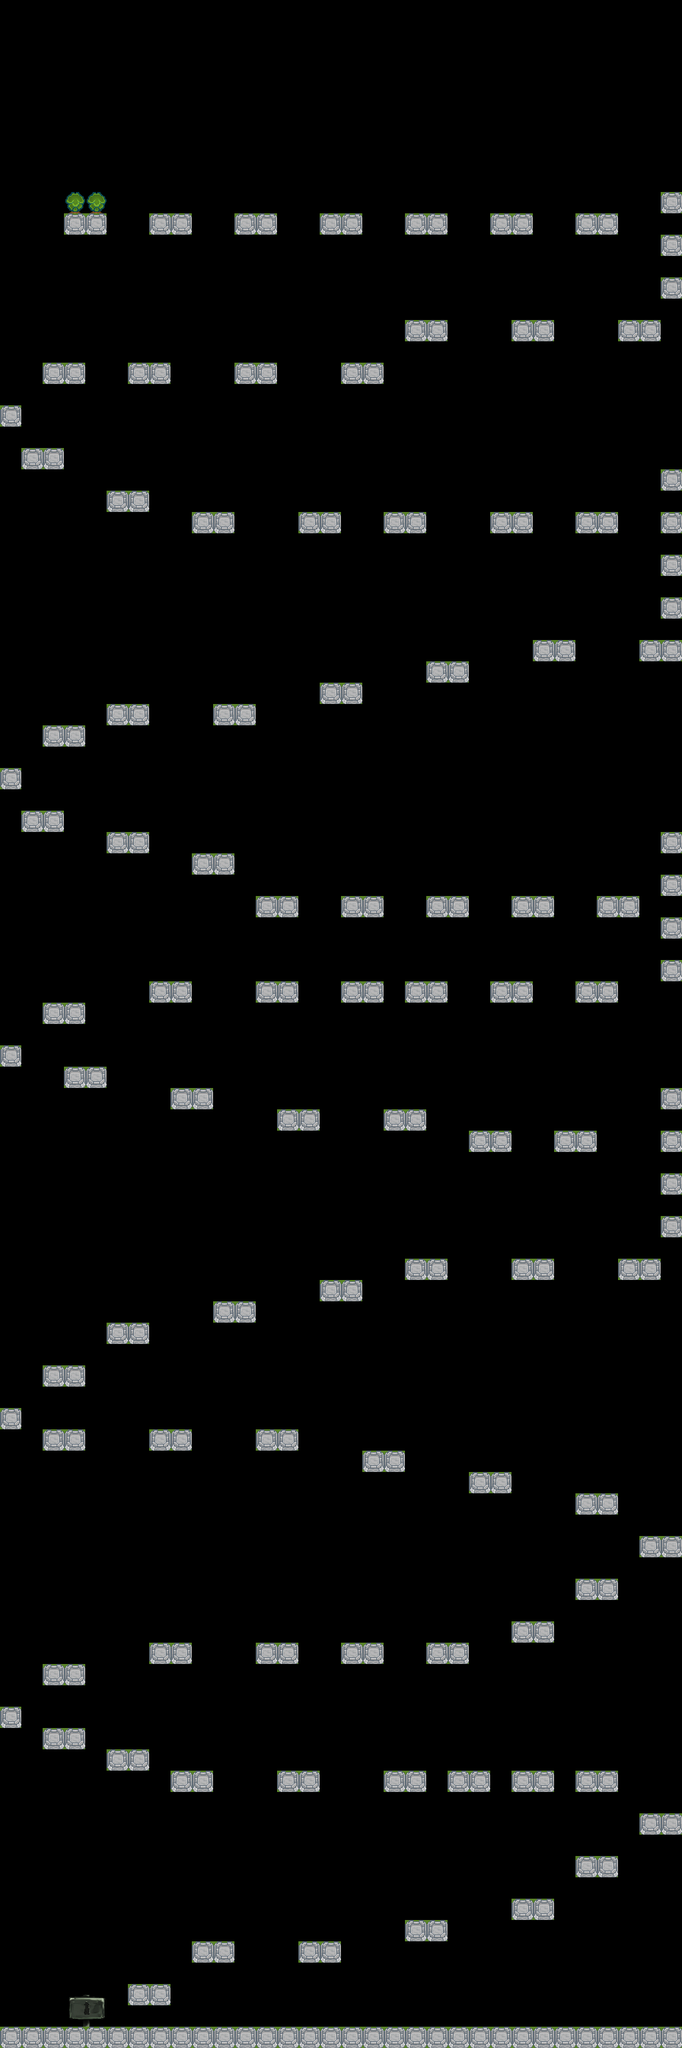

This game map was drawn from its Tiled (.tmx) file and the tilesets committed beside it. A one-line description and the trimmed map source follow:
An orthogonal 32x96 tile map with 32x32 px tiles, 3 tile layers (egypt_floors, background_items, collision), 3 tilesets.

<map version="1.0" orientation="orthogonal" renderorder="right-down" width="32" height="96" tilewidth="32" tileheight="32" nextobjectid="1">
 <tileset firstgid="1" name="tmx-bg-tiles.1" tilewidth="32" tileheight="32" spacing="2">
  <image source="tmx-bg-tiles.atlasc/tmx-bg-tiles.1.png" width="374" height="34" />
 </tileset>
 <tileset firstgid="12" name="egypt_small_floors_bgra.1" tilewidth="32" tileheight="32" spacing="1">
  <image source="egypt_small_floors_bgra.atlasc/egypt_small_floors_bgra.1.png" width="792" height="198" />
 </tileset>
 <tileset firstgid="156" name="kz_signs_small.1" tilewidth="32" tileheight="32" spacing="1">
  <image source="kz_signs_small.atlasc/kz_signs_small.1.png" width="204" height="134" />
 </tileset>
 <layer name="egypt_floors" width="32" height="96">
  <data>[3072 cells, 222 non-empty, 6 distinct tile ids]</data>
 </layer>
 <layer name="background_items" width="32" height="96">
  <data>[3072 cells, 4 non-empty, 4 distinct tile ids]</data>
 </layer>
 <layer name="collision" width="32" height="96">
  <data>[3072 cells, 224 non-empty, 2 distinct tile ids]</data>
 </layer>
</map>
